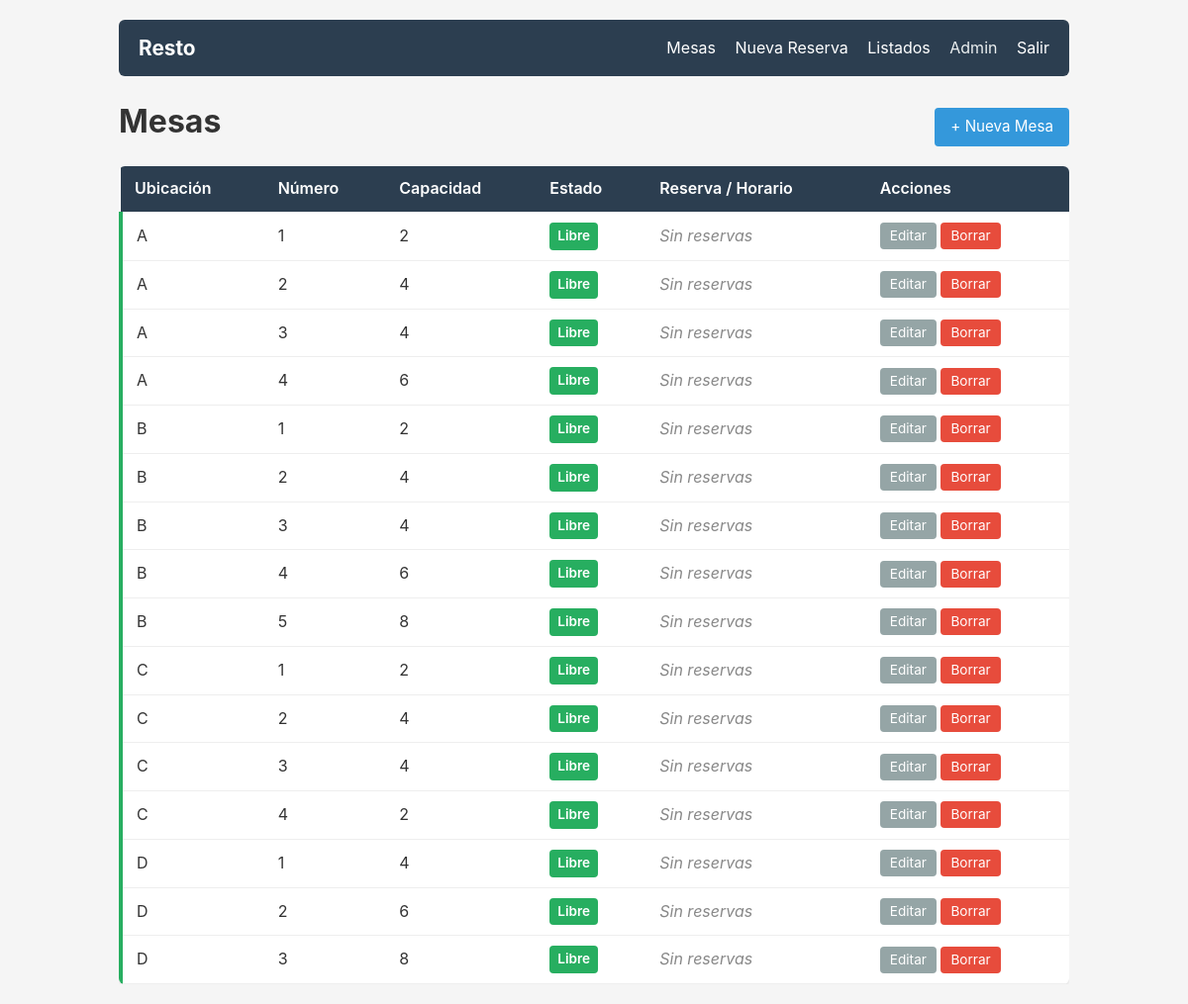
The app's page /mesas/index.php (signed in) with its own data.
### tables this page shows
CREATE TABLE mesas (
    id INT AUTO_INCREMENT PRIMARY KEY,
    ubicacion ENUM('A', 'B', 'C', 'D') NOT NULL,
    numero INT NOT NULL,
    capacidad INT NOT NULL DEFAULT 4,
    UNIQUE KEY uk_mesa (ubicacion, numero)
);

### mesas/index.php (the view, shortened to what this page needs)
<?php
$db    = getDB();
$mesas = $db->query('SELECT * FROM mesas ORDER BY ubicacion, numero')->fetchAll();
?>
<!DOCTYPE html>
<html lang="es">
<head>
    <link rel="stylesheet" href="/css/estilo.css?v=6">
</head>
<body>
    <div class="container">
        <nav class="nav">
            <span class="nav-brand">Resto</span>
            <div class="nav-links">
                <a href="/mesas/index.php">Mesas</a>
                <a href="/reservas/nueva.php">Nueva Reserva</a>
                <a href="/listados/por_fecha.php">Listados</a>
                <span><?= htmlspecialchars($_SESSION['usuario_nombre']) ?></span>
                <a href="/auth/logout.php">Salir</a>
            </div>
        </nav>
        <div class="header">
            <h1>Mesas</h1>
            <a href="form.php" class="btn btn-primary">+ Nueva Mesa</a>
        </div>
        <?php if (empty($mesas)): ?>
            <p>No hay mesas cargadas.</p>
        <?php else: ?>
            <div class="table-wrapper">
            <table>
                <thead>
                    <tr>
                        <th>Ubicación</th>
                        <th>Número</th>
                        <th>Capacidad</th>
                        <th>Estado</th>
                        <th>Reserva / Horario</th>
                        <th>Acciones</th>
                    </tr>
                </thead>
                <tbody>
                    <?php foreach ($mesas as $m): ?>
                        <?php
                        $ocupada  = false;
                        $proxima  = null;
                        if ($ocupada) {
                            $estadoClass = 'estado-ocupada';
                            $estadoTexto = 'Ocupada';
                        } elseif ($proxima) {
                            $estadoClass = 'estado-reservada';
                            $estadoTexto = 'Reservada';
                        } else {
                            $estadoClass = 'estado-libre';
                            $estadoTexto = 'Libre';
                        }
                        ?>
                        <tr class="<?= $estadoClass ?>">
                            <td data-label="Ubicación"><?= htmlspecialchars($m['ubicacion']) ?></td>
                            <td data-label="Número"><?= (int)$m['numero'] ?></td>
                            <td data-label="Capacidad"><?= (int)$m['capacidad'] ?></td>
                            <td data-label="Estado"><span class="badge <?= $estadoClass ?>"><?= $estadoTexto ?></span></td>
                            <td data-label="Reserva">
                                <?php if ($ocupada && $proxima): ?>
                                    <strong><?= htmlspecialchars($proxima['cliente']) ?></strong><br>
                                    <?= substr($proxima['hora_inicio'], 0, 5) ?> - <?= formatearHora($proxima['hora_fin']) ?>
                                    <br><small><?= $proxima['cantidad_personas'] ?> personas</small>
                                <?php elseif ($proxima): ?>
                                    <strong><?= htmlspecialchars($proxima['cliente']) ?></strong><br>
                                    <?= substr($proxima['hora_inicio'], 0, 5) ?> - <?= formatearHora($proxima['hora_fin']) ?>
                                    <br><small><?= $proxima['cantidad_personas'] ?> personas</small>
                                <?php else: ?>
                                    <span class="text-muted">Sin reservas</span>
                                <?php endif; ?>
                            </td>
                            <td class="actions">
                                <a href="form.php?id=<?= $m['id'] ?>" class="btn btn-small">Editar</a>
                                <a href="eliminar.php?id=<?= $m['id'] ?>" class="btn btn-small btn-danger" onclick="return confirm('¿Eliminar esta mesa?')">Borrar</a>
                            </td>
                        </tr>
                    <?php endforeach; ?>
                </tbody>
            </table>
            </div>
        <?php endif; ?>
    </div>
</body>
</html>

### css/estilo.css (style rules this page uses)
* { margin: 0; padding: 0; box-sizing: border-box; }
body { font-family: -apple-system, BlinkMacSystemFont, 'Segoe UI', Roboto, sans-serif; background: #f5f5f5; color: #333; line-height: 1.6; }
.container { max-width: 1000px; margin: 0 auto; padding: 20px; }
.nav { display: flex; justify-content: space-between; align-items: center; background: #2c3e50; color: white; padding: 12px 20px; border-radius: 6px; margin-bottom: 20px; }
.nav-brand { font-size: 1.3em; font-weight: bold; }
.nav-links a { color: white; text-decoration: none; margin-left: 15px; }
.nav-links span { color: #ecf0f1; margin-left: 15px; }
.header { display: flex; justify-content: space-between; align-items: center; margin-bottom: 20px; }
.btn { display: inline-block; padding: 8px 16px; border: none; border-radius: 4px; text-decoration: none; cursor: pointer; font-family: inherit; font-size: 0.95em; line-height: 1.5; margin-top: 12px; background: #95a5a6; color: white; }
.btn-primary { background: #3498db; }
.btn-danger { background: #e74c3c; }
.btn-small { padding: 4px 10px; font-size: 0.85em; line-height: 1.4; margin-top: 0; }
table { width: 100%; border-collapse: collapse; background: white; border-radius: 6px; overflow: hidden; box-shadow: 0 1px 3px rgba(0,0,0,0.1); }
th, td { padding: 10px 14px; text-align: left; border-bottom: 1px solid #eee; }
th { background: #2c3e50; color: white; font-weight: 600; }
.actions { white-space: nowrap; }
.text-muted { color: #888; font-style: italic; }
.badge { display: inline-block; padding: 3px 8px; border-radius: 4px; font-size: 0.85em; font-weight: 600; color: white; }
.badge.estado-libre { background: #27ae60; }
tr.estado-libre td:first-child { border-left: 4px solid #27ae60; }
.table-wrapper { overflow-x: auto; -webkit-overflow-scrolling: touch; }

### records on screen
mesas: ubicacion "A", numero "1", capacidad "2", estadoTexto "Libre"
mesas: ubicacion "A", numero "2", capacidad "4", estadoTexto "Libre"
mesas: ubicacion "A", numero "3", capacidad "4", estadoTexto "Libre"
mesas: ubicacion "A", numero "4", capacidad "6", estadoTexto "Libre"
mesas: ubicacion "B", numero "1", capacidad "2", estadoTexto "Libre"
mesas: ubicacion "B", numero "2", capacidad "4", estadoTexto "Libre"
mesas: ubicacion "B", numero "3", capacidad "4", estadoTexto "Libre"
mesas: ubicacion "B", numero "4", capacidad "6", estadoTexto "Libre"
mesas: ubicacion "B", numero "5", capacidad "8", estadoTexto "Libre"
mesas: ubicacion "C", numero "1", capacidad "2", estadoTexto "Libre"
mesas: ubicacion "C", numero "2", capacidad "4", estadoTexto "Libre"
mesas: ubicacion "C", numero "3", capacidad "4", estadoTexto "Libre"
mesas: ubicacion "C", numero "4", capacidad "2", estadoTexto "Libre"
mesas: ubicacion "D", numero "1", capacidad "4", estadoTexto "Libre"
mesas: ubicacion "D", numero "2", capacidad "6", estadoTexto "Libre"
mesas: ubicacion "D", numero "3", capacidad "8", estadoTexto "Libre"

### other values on screen
$_SESSION['usuario_nombre'] "Admin"
